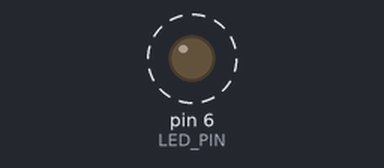
Bench run of a sketch on a simulated Arduino Uno, built with avr-gcc and run on an emulated ATmega328P. Parts: output pins drawn as LEDs (lit = HIGH). Dashed ring = blinking.

Above: at 0.1 s.
Timing chart, 0 to 3.0 s (numbered marks = the images above):
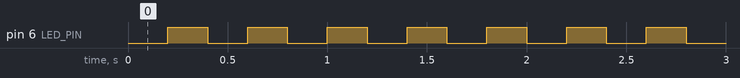

The sketch:

led.ino
```cpp
/**
 * @file led.ino
 * @brief LED闪烁主程序
 * @details 实现LED闪烁效果，每隔200ms切换一次状态
 *          LED亮200ms，灭200ms，形成闪烁效果
 */

#include "led.h"

/**
 * @brief 初始化函数
 * @details 只执行一次，初始化LED模块
 */
void setup()
{
    led_init();  // 调用LED初始化函数
}

/**
 * @brief 主循环函数
 * @details 无限循环执行，实现LED闪烁效果
 *          亮200ms，灭200ms，循环往复
 */
void loop()
{
    LED(0);   // 点亮LED（低电平点亮）
    delay(200); // 延时200ms
    LED(1);   // 熄灭LED（高电平熄灭）
    delay(200); // 延时200ms
}
```

led.cpp
```cpp
/**
 * @file led.cpp
 * @brief LED控制模块实现文件
 * @details 实现LED初始化功能，配置GPIO1为输出模式
 *          初始状态为熄灭（高电平）
 */

#include "led.h"

/**
 * @brief LED初始化函数
 * @details 将LED引脚设置为输出模式，并初始化为熄灭状态
 *          假设LED为共阳极接法：
 *          - 高电平（1）：LED熄灭
 *          - 低电平（0）：LED点亮
 */
void led_init(void)
{
    pinMode(LED_PIN, OUTPUT);         // 设置为输出模式
    digitalWrite(LED_PIN, HIGH);      // 初始熄灭（高电平）
}
```

led.h
```cpp
/**
 * @file led.h
 * @brief LED控制模块头文件
 * @details 定义LED引脚和相关宏，声明初始化函数
 *          使用GPIO1作为LED输出引脚
 */

#ifndef __LED_H
#define __LED_H

#include "Arduino.h"

#define LED_PIN  6              // LED输出引脚，GPIO6
#define LED(x)   digitalWrite(LED_PIN, x)  // 宏定义：快捷设置LED状态
#define LED_TOGGLE() digitalWrite(LED_PIN, !digitalRead(LED_PIN)) // 宏定义：翻转LED状态

void led_init(void);  // LED初始化函数声明

#endif
```

Measured:
- by itself, pin 6 (LED_PIN): alternates HIGH for 0.20 s and LOW for 0.20 s
